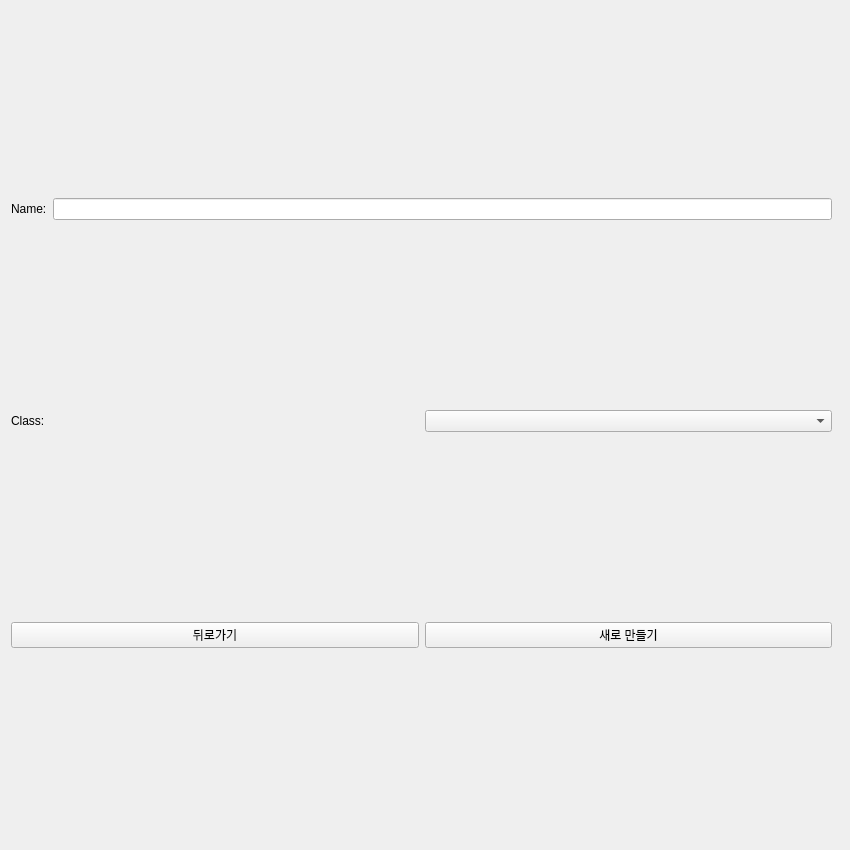
<?xml version="1.0" encoding="UTF-8"?>
<ui version="4.0">
 <class>Form</class>
 <widget class="QWidget" name="Form">
  <property name="geometry">
   <rect>
    <x>0</x>
    <y>0</y>
    <width>850</width>
    <height>850</height>
   </rect>
  </property>
  <property name="windowTitle">
   <string>Form</string>
  </property>
  <widget class="QWidget" name="verticalLayoutWidget_2">
   <property name="geometry">
    <rect>
     <x>11</x>
     <y>14</y>
     <width>821</width>
     <height>821</height>
    </rect>
   </property>
   <layout class="QVBoxLayout" name="verticalLayout_2">
    <item>
     <layout class="QHBoxLayout" name="horizontalLayout">
      <item>
       <widget class="QLabel" name="label">
        <property name="text">
         <string>Name:</string>
        </property>
       </widget>
      </item>
      <item>
       <widget class="QLineEdit" name="CHARACTER_NAME">
        <property name="minimumSize">
         <size>
          <width>200</width>
          <height>0</height>
         </size>
        </property>
       </widget>
      </item>
     </layout>
    </item>
    <item>
     <layout class="QHBoxLayout" name="horizontalLayout_2">
      <item>
       <widget class="QLabel" name="label_2">
        <property name="text">
         <string>Class: </string>
        </property>
       </widget>
      </item>
      <item>
       <widget class="QComboBox" name="CLASS"/>
      </item>
     </layout>
    </item>
    <item>
     <layout class="QHBoxLayout" name="horizontalLayout_3">
      <item>
       <widget class="QPushButton" name="BACK_BTN">
        <property name="text">
         <string>뒤로가기</string>
        </property>
       </widget>
      </item>
      <item>
       <widget class="QPushButton" name="CREATE_BTN">
        <property name="text">
         <string>새로 만들기</string>
        </property>
       </widget>
      </item>
     </layout>
    </item>
   </layout>
  </widget>
 </widget>
 <resources/>
 <connections/>
</ui>
